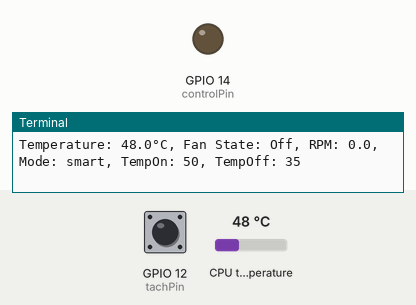
This program was run on a simulated Raspberry Pi (BCM pin numbers). On the bench: output pins drawn as LEDs (lit = HIGH), the last lines printed to the terminal. Inputs (shaded band) come from the test bench; at power-on: CPU temperature 48 °C, GPIO 12 (tachPin) HIGH. Files the program writes start out absent.

Above: at 1.2 s.
1.3 s: CPU temperature set to 52 °C
At 3.2 s:
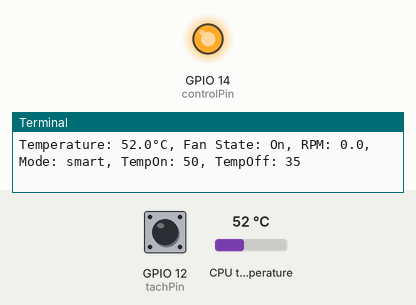
3.5 s: CPU temperature set to 36 °C
5.2 s: CPU temperature set to 33 °C
At 7.0 s:
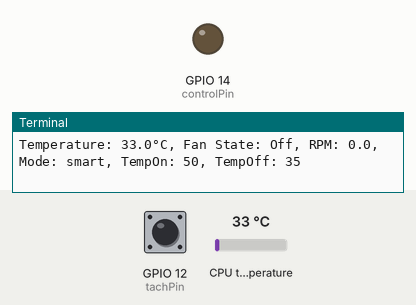
7.6 s: CPU temperature set to 58 °C
At 8.8 s:
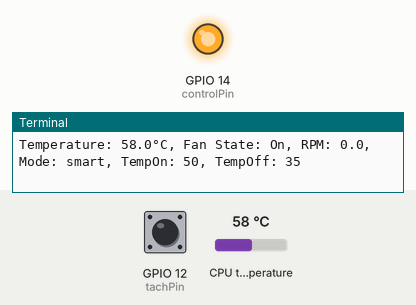
Timing chart, 0 to 10.6 s (numbered marks = the images above; inputs shaded):
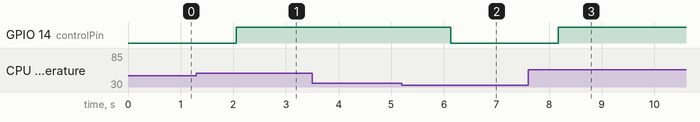

Measured:
- the behaviour switches between 50 and 51 °C on CPU temperature (found by bisection; images 0 and 1)
- the behaviour switches between 35 and 34 °C on CPU temperature (found by bisection; images 1 and 2)
- after the input at 1.3 s, GPIO 14 (controlPin): LOW → HIGH after 0.76 s
- after the input at 5.2 s, GPIO 14 (controlPin): HIGH → LOW after 0.93 s
- after the input at 7.6 s, GPIO 14 (controlPin): LOW → HIGH after 0.57 s

The program:

fan_control.py
```python
import RPi.GPIO as GPIO
import sys, traceback, json
from time import sleep
from re import findall
from subprocess import check_output

interval = 1

def get_temp():
    temp = check_output(["vcgencmd", "measure_temp"]).decode()
    temp = float(findall(r'\d+\.\d+', temp)[0])
    return temp

def count_pulse(channel):
    global pulse_count
    pulse_count += 1

def read_json(file_path):
    with open(file_path, 'r') as f:
        return json.load(f)

def write_json(file_path, data):
    with open(file_path, "w") as f:
        json.dump(data, f, indent=4)

try:
    settings = read_json("settings.json")
    tempOn = int(settings['tempOn'])
    tempOff = int(settings['tempOff'])
    mode = settings['mode']

    controlPin = 14
    pinState = False

    tachPin = 12
    pulse_count = 0
    rpm = 0

    GPIO.setmode(GPIO.BCM)
    GPIO.setup(controlPin, GPIO.OUT, initial=0)
    GPIO.setup(tachPin, GPIO.IN, pull_up_down=GPIO.PUD_UP)
    GPIO.add_event_detect(tachPin, GPIO.FALLING, callback=count_pulse)

    while True:
        settings = read_json("settings.json")
        tempOn = int(settings['tempOn'])
        tempOff = int(settings['tempOff'])
        mode = settings['mode']

        temp = get_temp()
        pulse_count = 0

        if mode == 'smart':
            if temp > tempOn and not pinState or temp < tempOff and pinState:
                pinState = not pinState
                GPIO.output(controlPin, pinState)
        elif mode == 'normal':
            if temp > tempOn:
                pinState = True
                GPIO.output(controlPin, pinState)
            elif temp < tempOn:
                pinState = False
                GPIO.output(controlPin, pinState)
        else:
            pinState = True
            GPIO.output(controlPin, pinState)

        data = {
            "Temperature": temp,
            "Fan State": 'On' if pinState else 'Off',
            "RPM": rpm
        }

        write_json("current.json", data)
        print(f"Temperature: {temp}°C, Fan State: {'On' if pinState else 'Off'}, RPM: {rpm}, Mode: {mode}, TempOn: {tempOn}, TempOff: {tempOff}")

        sleep(1)
        rpm = (pulse_count / 2) * (60 / interval)


except KeyboardInterrupt:
    print("Exit pressed Ctrl+C")
except Exception as e:
    print("Other Exception")
    print("--- Start Exception Data:")
    traceback.print_exc(limit=2, file=sys.stdout)
    print("--- End Exception Data:")
finally:
    print("CleanUp")
    GPIO.cleanup()
    print("End of program")
```
